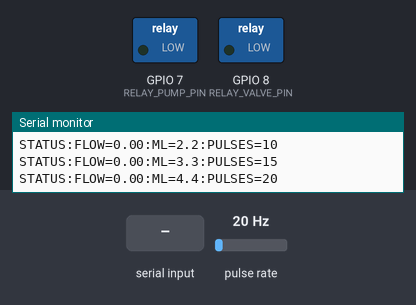
Simulated run of this sketch. Board: ESP32-S3. Shown: switched loads named in the sketch (green lamp = pin HIGH), the last lines printed to the serial monitor. Wiring (inferred from the names in the program): pulse sensor: data GPIO 2. Inputs (shaded band) come from the test bench; at power-on: pulse rate 20 Hz. EEPROM starts erased.

Above: at 1.2 s.
1.3 s: "START:90\n" received over Serial
At 1.8 s:
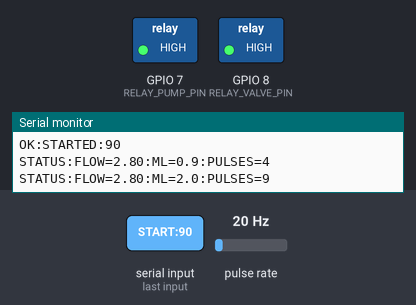
2.8 s: pulse rate (sensor on GPIO 2) set to 124 Hz
5.8 s: pulse rate (sensor on GPIO 2) set to 128 Hz
Timing chart, 0 to 8.8 s (numbered marks = the images above; inputs shaded):
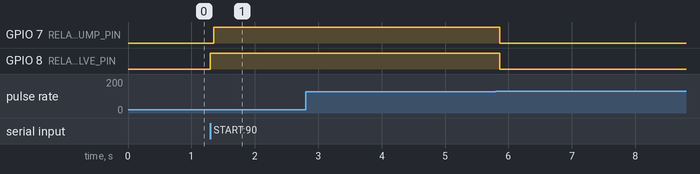

Measured:
- after the input at 1.3 s, GPIO 7 (RELAY_PUMP_PIN): LOW → HIGH after 0.05 s; GPIO 8 (RELAY_VALVE_PIN): LOW → HIGH at once

The sketch:

pump_controller.ino
```cpp
/**
 * @file pump_controller.ino
 * @brief Smart Dispensing Pump & Flow Sensor Controller for Arduino
 */

#include <EEPROM.h>

const int FLOW_SENSOR_PIN = 2;  // Interrupt pin (YF-S201 yellow wire)
const int RELAY_PUMP_PIN  = 7;  // Relay 1: Pump motor
const int RELAY_VALVE_PIN = 8;  // Relay 2: Solenoid valve
const int FLOAT_SENSOR_PIN = A0; // Tank float switch

volatile unsigned long pulseCounter = 0;
float kFactor = 4.5; // pulses per mL
const int EEPROM_ADDR_KFACTOR = 0;

enum DispenseState { STATE_IDLE, STATE_DISPENSING, STATE_PAUSED, STATE_COMPLETED, STATE_ESTOP };
DispenseState currentState = STATE_IDLE;
unsigned long targetPulses = 0;
unsigned long targetMl = 0;
unsigned long dispenseStartTime = 0;
unsigned long lastTelemetryTime = 0;

void IRAM_ATTR pulseISR() {
  pulseCounter++;
}

void setup() {
  Serial.begin(115200);
  pinMode(FLOW_SENSOR_PIN, INPUT_PULLUP);
  attachInterrupt(digitalPinToInterrupt(FLOW_SENSOR_PIN), pulseISR, RISING);
  pinMode(RELAY_PUMP_PIN, OUTPUT);
  pinMode(RELAY_VALVE_PIN, OUTPUT);
  pinMode(FLOAT_SENSOR_PIN, INPUT_PULLUP);
  digitalWrite(RELAY_PUMP_PIN, LOW);
  digitalWrite(RELAY_VALVE_PIN, LOW);

  float savedK;
  EEPROM.get(EEPROM_ADDR_KFACTOR, savedK);
  if (!isnan(savedK) && savedK > 0.5 && savedK < 50.0) {
    kFactor = savedK;
  }
  Serial.println(F("SYSTEM:READY:PUMP_CONTROLLER_V2.1"));
}

void loop() {
  if (Serial.available() > 0) {
    String cmd = Serial.readStringUntil('\n');
    cmd.trim();
    if (cmd.startsWith("START:")) {
      long ml = cmd.substring(6).toInt();
      if (ml > 0) {
        targetMl = ml;
        targetPulses = (unsigned long)(targetMl * kFactor);
        pulseCounter = 0;
        currentState = STATE_DISPENSING;
        dispenseStartTime = millis();
        digitalWrite(RELAY_VALVE_PIN, HIGH);
        delay(50);
        digitalWrite(RELAY_PUMP_PIN, HIGH);
        Serial.print(F("OK:STARTED:"));
        Serial.println(targetMl);
      }
    } else if (cmd == "STOP" || cmd == "CANCEL") {
      digitalWrite(RELAY_PUMP_PIN, LOW);
      digitalWrite(RELAY_VALVE_PIN, LOW);
      currentState = STATE_IDLE;
      Serial.println(F("OK:STOPPED"));
    } else if (cmd == "ESTOP") {
      digitalWrite(RELAY_PUMP_PIN, LOW);
      digitalWrite(RELAY_VALVE_PIN, LOW);
      currentState = STATE_ESTOP;
      Serial.println(F("ERR:ESTOP"));
    } else if (cmd == "PING") {
      Serial.println(F("PONG"));
    }
  }

  if (currentState == STATE_DISPENSING) {
    if (pulseCounter >= targetPulses) {
      digitalWrite(RELAY_PUMP_PIN, LOW);
      digitalWrite(RELAY_VALVE_PIN, LOW);
      currentState = STATE_COMPLETED;
      Serial.print(F("DONE:DISPENSED:"));
      Serial.println((int)(pulseCounter / kFactor));
    }
  }

  if (millis() - lastTelemetryTime >= 250) {
    lastTelemetryTime = millis();
    Serial.print(F("STATUS:FLOW="));
    Serial.print(currentState == STATE_DISPENSING ? 2.8 : 0.0, 2);
    Serial.print(F(":ML="));
    Serial.print(pulseCounter / kFactor, 1);
    Serial.print(F(":PULSES="));
    Serial.println(pulseCounter);
  }
}
```
